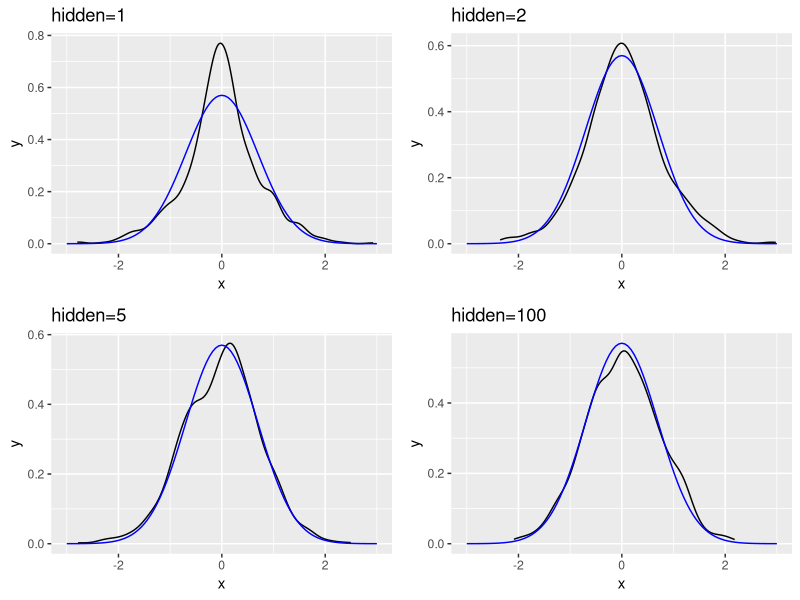

Generate this figure with R: (Note: this script raises an error after producing the figure.)
library(tidyverse)
library(gridExtra)

set.seed(10716)

gaussian_matrix <- function(nrow, ncol, mean, sd) {
  matrix(rnorm(nrow*ncol, mean, sd), nrow, ncol)
}

uniform_matrix <- function(nrow, ncol, min, max) {
  matrix(runif(nrow*ncol, min, max), nrow, ncol)
}

# simple random weights one hidden layer NN, described in Neal (1996)
# low weight for bias like in Jacot et al (2018)
one_layer_nn <- function(x, hidden_dim, output_dim) {
  input_dim <- length(x)
  
  # u, a: hidden layer weights, bias
  # v, b: output layer weights, bias
  
  u <- gaussian_matrix(hidden_dim, input_dim, 0, 1)  
  a <- rnorm(hidden_dim, 0, 1)  
  v <- gaussian_matrix(output_dim, hidden_dim, 0, 1) / sqrt(hidden_dim)
  b <- 0.1 * rnorm(output_dim, 0, 1) 
  
  h <- tanh(a + u %*% x)
  y <- b + v %*% h
  
  return(as.numeric(y))
  
}


# simulate many networks to see output distribution
# uses fixed data model

# 1D output
simulate_1d <- function(hidden_dim, trials=1000) {
  x <- 1  # fixed input
  samp <- replicate(trials, one_layer_nn(x, hidden_dim, 1))
  ggplot(data.frame(x = samp), aes(x = x)) +
    geom_density() +
    coord_cartesian(xlim=c(-3,3)) +
    stat_function(fun=dnorm, xlim=c(-3,3), args = list(mean=0, sd=0.7), color="blue") +
    ggtitle(paste0("hidden=", hidden_dim))
}


grobs <- lapply(c(1, 2, 5, 100), simulate_1d)
grid.arrange(grobs=grobs)



# 2D output
sim_2d_5 <- replicate(10000, one_layer_nn(x, 5, 2))
sim_2d_5 <- data.frame(x=sim_2d_5[1,], y=sim_2d_5[2,])
ggplot(sim_2d_5, aes(x=x, y=y)) +
  geom_density_2d() + 
  coord_cartesian(xlim=c(-3,3), ylim=c(-3,3))


sim_2d_100 <- replicate(10000, one_layer_nn(x, 100, 2))
sim_2d_100 <- data.frame(x=sim_2d_100[1,], y=sim_2d_100[2,])
ggplot(sim_2d_100, aes(x=x, y=y)) +
  geom_density_2d() + 
  coord_cartesian(xlim=c(-3,3), ylim=c(-3,3))
